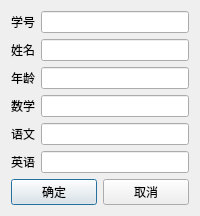
<?xml version="1.0" encoding="UTF-8"?>
<ui version="4.0">
 <class>DialogStudentInput</class>
 <widget class="QDialog" name="DialogStudentInput">
  <property name="windowTitle">
   <string>学生信息输入</string>
  </property>
  <layout class="QVBoxLayout" name="verticalLayout">
   <item>
    <layout class="QFormLayout" name="formLayout">
     <item row="0" column="0">
      <widget class="QLabel" name="label"><property name="text"><string>学号</string></property></widget>
     </item>
     <item row="0" column="1">
      <widget class="QLineEdit" name="lineEditIndex"/>
     </item>
     <item row="1" column="0">
      <widget class="QLabel" name="label_2"><property name="text"><string>姓名</string></property></widget>
     </item>
     <item row="1" column="1">
      <widget class="QLineEdit" name="lineEditName"/>
     </item>
     <item row="2" column="0">
      <widget class="QLabel" name="label_3"><property name="text"><string>年龄</string></property></widget>
     </item>
     <item row="2" column="1">
      <widget class="QLineEdit" name="lineEditAge"/>
     </item>
     <item row="3" column="0">
      <widget class="QLabel" name="label_4"><property name="text"><string>数学</string></property></widget>
     </item>
     <item row="3" column="1">
      <widget class="QLineEdit" name="lineEditMath"/>
     </item>
     <item row="4" column="0">
      <widget class="QLabel" name="label_5"><property name="text"><string>语文</string></property></widget>
     </item>
     <item row="4" column="1">
      <widget class="QLineEdit" name="lineEditChinese"/>
     </item>
     <item row="5" column="0">
      <widget class="QLabel" name="label_6"><property name="text"><string>英语</string></property></widget>
     </item>
     <item row="5" column="1">
      <widget class="QLineEdit" name="lineEditEnglish"/>
     </item>
    </layout>
   </item>
   <item>
    <layout class="QHBoxLayout" name="horizontalLayout">
     <item>
      <widget class="QPushButton" name="pushButton">
       <property name="text"><string>确定</string></property>
      </widget>
     </item>
     <item>
      <widget class="QPushButton" name="pushButton_2">
       <property name="text"><string>取消</string></property>
      </widget>
     </item>
    </layout>
   </item>
  </layout>
 </widget>
</ui>
